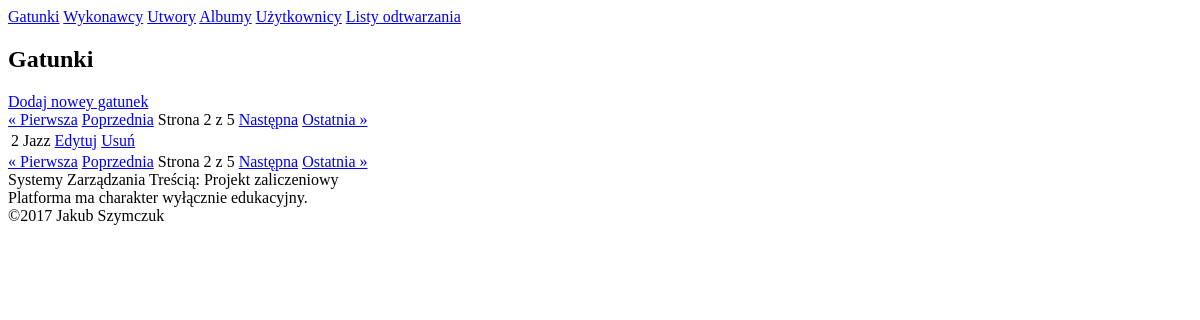
The app's page /cms/genre/1/2/, older data.
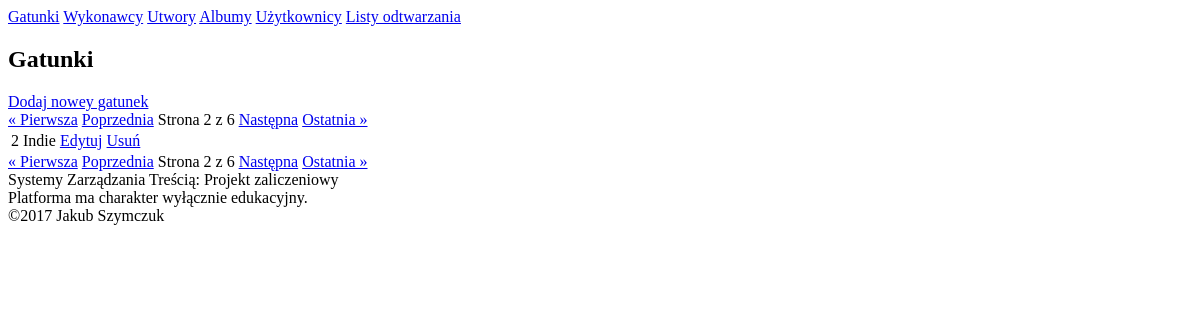
The same page, newer data.
### tunefy_cms/models.py (models this page shows, shortened)
class Genre(Model):
    name = CharField(max_length=32)
    class Meta:
        ordering = ('name',)

### tunefy_cms/views/genre.py (the view)
# urls.py: path('',              views.index,    name='index'  )
def index(request, page_number=1, page_size=default_page_size):
    context = get_paginated_context(Genre.objects.all(), page_number, page_size)
    return render(request, 'tunefy_cms/genre/index.html', context)

### tunefy_cms/templates/tunefy_cms/genre/index.html
{% extends 'tunefy_cms/layout.html' %}
{% block page_headline %}
    <h2>{% block title %}Gatunki{% endblock %}</h2>
{% endblock %}
{% block content %}
    <a href="{% url 'genre.create' %}">Dodaj nowey gatunek</a>
    {% if results %}
        {% include 'tunefy_cms/pagination.html' with url_action='genre.index' page_size=page_size prev_page=prev_page current_page=current_page next_page=next_page total_pages=total_pages %}
        <table>
            {% for genre in results %}
                <tr>
                    <td>{{ first_index|add:forloop.counter }}</td>
                    <td>{{ genre.name }}</td>
                    <td><a href="{% url 'genre.edit' genre.id %}">Edytuj</a></td>
                    <td><a href="{% url 'genre.delete' genre.id %}">Usuń</a></td>
                </tr>
            {% endfor %}
        </table>
        {% include 'tunefy_cms/pagination.html' with url_action='genre.index' page_size=page_size prev_page=prev_page current_page=current_page next_page=next_page total_pages=total_pages %}
    {% else %}
        <h2>Brak gatunków.</h2>
    {% endif %}
{% endblock %}

Row changes from the older to the newer data that the page shows:
no longer on this page (row unchanged): Genre: counter "2", name "Jazz"
added Genre: counter "2", name "Indie"
Text that changed along with them:
{{ total_pages }}: "5 5" → "6 6"
